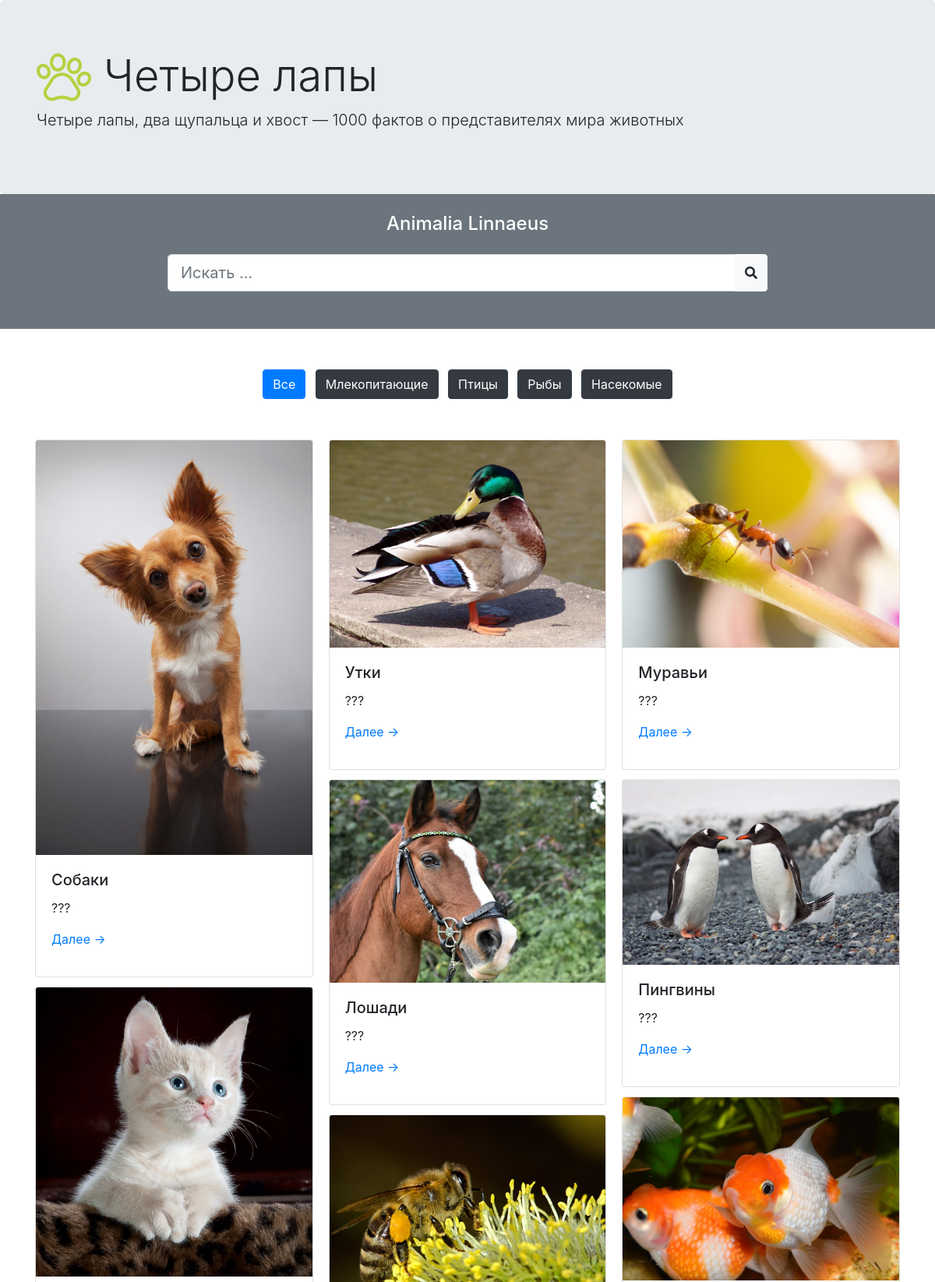
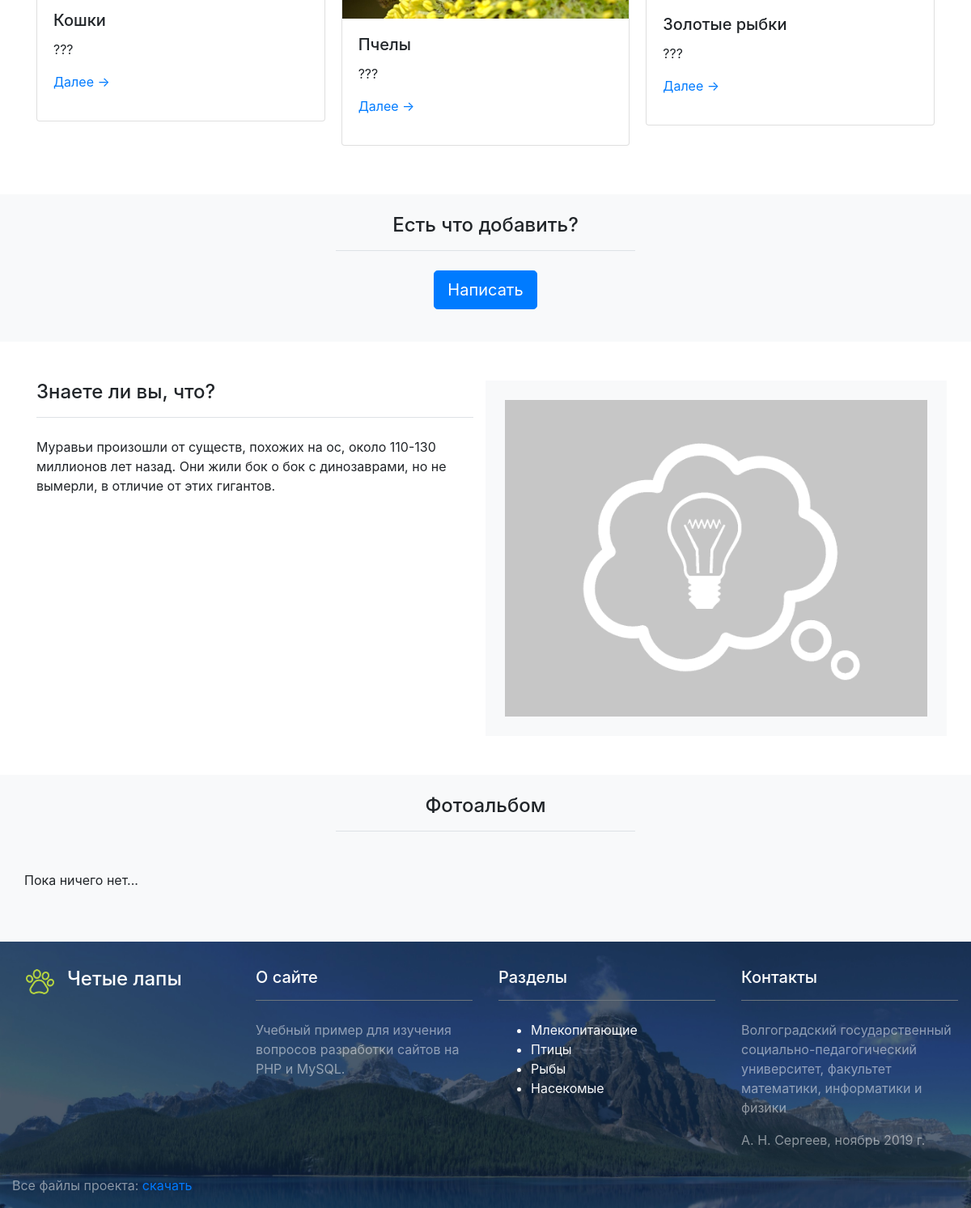
The page / on the database its author committed (2 pictures, top to bottom).
### tables this page shows
CREATE TABLE IF NOT EXISTS `categories` (
  `id` bigint(20) NOT NULL AUTO_INCREMENT,
  `name` varchar(200) NOT NULL,
  `description` text,
  `ordered` int(11) DEFAULT NULL,
  PRIMARY KEY (`id`),
  KEY `id` (`id`)
);

CREATE TABLE IF NOT EXISTS `pages` (
  `id` bigint(20) NOT NULL AUTO_INCREMENT,
  `title` text NOT NULL,
  `description` text,
  `content` text NOT NULL,
  `category` bigint(20) NOT NULL,
  `image` varchar(200) DEFAULT NULL,
  PRIMARY KEY (`id`)
);

CREATE TABLE IF NOT EXISTS `interestings` (
  `id` bigint(20) NOT NULL AUTO_INCREMENT,
  `text` text NOT NULL,
  `image` varchar(200) DEFAULT NULL,
  PRIMARY KEY (`id`)
);

### homepage.php (the view, shortened to what this page needs)
<div class="container-fluid">
    <div class="row justify-content-center bg-secondary">
        <div class="col-md-8 text-white text-center">
            <h4 class="m-4">Animalia Linnaeus</h4>
            <div class="input-group mt-4 mb-5">
                <input class="form-control form-control-lg" type="text" placeholder="Искать ...">
                <div class="input-group-append">
                    <button class="btn btn-light" type="button" id="button-addon2"><i class="fas fa-search"></i></button>
                </div>
            </div>
        </div>
    </div>
    <div class="row">
        <div class="col text-center pt-5">
            <?php  $class = ( $cat_id == 0 ) ? 'btn-primary' : 'btn-dark'; ?>
            <a class="btn m-1 <?php echo $class; ?>" href="." role="button">Все</a>
            <?php
                $result = $mysqli->query( "SELECT * FROM categories ORDER BY ordered ASC" );
                while ( $row = $result->fetch_assoc() ) :
                    $class = ( $cat_id == $row['id'] ) ? 'btn-primary' : 'btn-dark';
            ?>
            <a class="btn m-1 <?php echo $class; ?>" href="?cat=<?php echo $row['id']; ?>" role="button"><?php echo $row['name']; ?></a>
            <?php
                endwhile;
            ?>
        </div>
    </div>
</div>
<div class="container mt-5">
    <div class="card-columns">
        <?php
            $sql = "SELECT * FROM pages";
            $result = $mysqli->query( $sql );
            while ( $row = $result->fetch_assoc() ) :
        ?>
        <div class="card">
            <a href="?page=<?php echo $row['id']; ?>"><img src="images/<?php echo $row['image']; ?>" class="card-img-top"></a>
            <div class="card-body">
                <h5 class="card-title"><?php echo $row['title']; ?></h5>
                <p class="card-text">???</p>
                <p><a href="?page=<?php echo $row['id']; ?>">Далее &rarr;</a>
            </div>
        </div>
        <?php
            endwhile;
        ?>
    </div>
</div>
<div class="container-fluid mt-5">
    <div class="row justify-content-center bg-light">
        <div class="col-md-4 text-center m-4">
            <h4 class="border-bottom pb-3 mb-4">Есть что добавить?</h4>
            <p><a href="123" class="btn btn-primary btn-lg">Написать</a></p>
        </div>
    </div>
</div>
<?php
    $result = $mysqli->query( "SELECT * FROM interestings ORDER by rand() LIMIT 1" );
    $row = $result->fetch_assoc();
?>
<div class="container mt-5">
    <div class="row">
        <div class="col-md-6">
            <h4 class="border-bottom pb-3 mb-4">Знаете ли вы, что?</h4>
            <p><?php echo $row['text']; ?></p>
        </div>
        <div class="col-md-6 bg-light p-4">
            <img src="interface/idea.png" class="img-fluid">
        </div>
    </div>
</div>
<div class="bg-light">
    <div class="container-fluid mt-5">
        <div class="row justify-content-center bg-light">
            <div class="col-4 text-center m-4">
                <h4 class="border-bottom pb-3 mb-4">Фотоальбом</h4>
            </div>
        </div>
    </div>
    <div class="container pb-5">
        <div class="row">
            <p>Пока ничего нет...</p>
        </div>
    </div>
</div>

### index.php (shortened to what this page needs)
<!doctype html>
<html lang="ru">
    <head>
        <link rel="stylesheet" href="css/bootstrap.min.css">
        <link href="https://use.fontawesome.com/releases/v5.0.13/css/all.css" rel="stylesheet">
        <link rel="stylesheet" href="styles.css">
    </head>
    <body>
        <?php
            $mysqli = new mysqli( "localhost", "animals", "animalspwd", "animals" );
            $mysqli->set_charset( "utf8" );
            $page_id = ( isset( $_REQUEST['page'] ) ) ? (int) $_REQUEST['page'] : 0;
            $cat_id = ( isset( $_REQUEST['cat'] ) ) ? (int) $_REQUEST['cat'] : 0;
        ?>
        <?php include "header.php"; ?>
        <?php
            if ( $page_id ) {
                include "content.php";
            } else {
                include "homepage.php";
            }
        ?>
        <?php include "footer.php"; ?>
    </body>
</html>

### header.php
<header>
    <div class="jumbotron m-0">
        <div class="container">
            <div class="media">
                <a href="."><img src="interface/logo-o.png" class="mr-3 align-self-center" style="width: 70px;"></a>
                <div class="media-body">
                    <h1 class="display-4">Четыре лапы</h1>
                </div>
            </div>
            <p class="lead">Четыре лапы, два щупальца и хвост &mdash; 1000 фактов о представителях мира животных</p>
        </div>
    </div>
</header>

### footer.php
<footer class="container-fluid text-white pt-3">
    <div class="row">
        <div class="col-12 col-sm-6 col-md-3 p-3">
            <div class="media ml-3">
                <a href="."><img src="interface/logo-o.png" class="mr-3 align-self-center" style="width: 35px;"></a>
                <div class="media-body">
                    <h4>Четые лапы</h4>
                </div>
            </div>
        </div>
        <div class="col-12 col-sm-6 col-md-3 p-3">
            <h5 class="border-bottom border-secondary pb-3 mb-4">О сайте</h5>
            <p class="text-white-50">Учебный пример для изучения вопросов разработки сайтов на PHP и MySQL.</p>
        </div>
        <div class="col-12 col-sm-6 col-md-3 p-3">
            <h5 class="border-bottom border-secondary pb-3 mb-4">Разделы</h5>
            <ul>
                <li><a href="?cat=1" class="text-light">Млекопитающие</a>
                <li><a href="?cat=2" class="text-light">Птицы</a>
                <li><a href="?cat=4" class="text-light">Рыбы</a>
                <li><a href="?cat=3" class="text-light">Насекомые</a>
            </ul>
        </div>
        <div class="col-12 col-sm-6 col-md-3 p-3">
            <h5 class="border-bottom border-secondary pb-3 mb-4">Контакты</h5>
            <p class="text-white-50">Волгоградский государственный социально-педагогический университет,
            факультет математики, информатики и физики</p>
            <p class="text-white-50">А. Н. Сергеев, ноябрь 2019&nbsp;г.</p>
        </div>
    </div>
    <div class="row">
        <div class="col">
            <p class="text-white-50">Все файлы проекта: <a href="https://github.com/alexey-sergeev/php-mysql">скачать</a></p>
        </div>
    </div>
</footer>

### styles.css (style rules this page uses)
footer { background-image: url("interface/footer.jpg"); background-color: #000; background-size: cover; }

### rows shown on the page
categories: name "Млекопитающие"
categories: name "Птицы"
categories: name "Рыбы"
categories: name "Насекомые"
pages: image (picture), title "Собаки"
pages: image (picture), title "Кошки"
pages: image (picture), title "Утки"
pages: image (picture), title "Лошади"
pages: image (picture), title "Пчелы"
pages: image (picture), title "Муравьи"
pages: image (picture), title "Пингвины"
pages: image (picture), title "Золотые рыбки"
interestings: text "Муравьи произошли от существ, похожих на ос, около 110-130 миллионов лет назад. Они жили бок о бок с динозаврами, но не вымерли, в отличие от этих гигантов."
